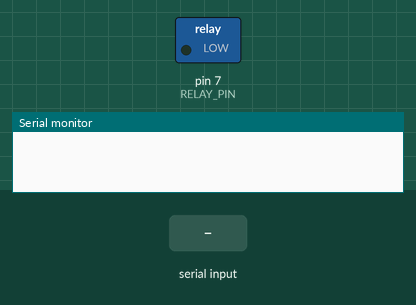
The sketch below on a simulated Arduino Uno, built with avr-gcc and run on an emulated ATmega328P. Shown: switched loads named in the sketch (green lamp = pin HIGH), the last lines printed to the serial monitor. Inputs (shaded band) come from the test bench.

Above: at 1.2 s.
1.3 s: "R1:0\n" received over Serial
At 2.4 s:
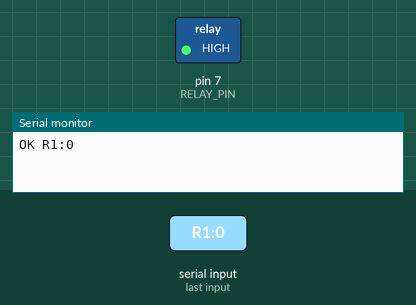
2.8 s: "R1:1\n" received over Serial
At 3.5 s:
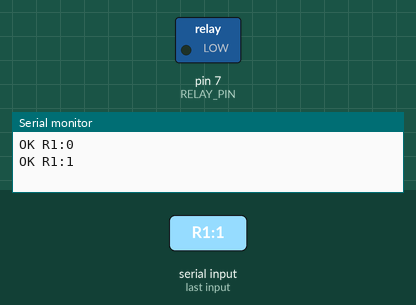
Timing chart, 0 to 5.8 s (numbered marks = the images above; inputs shaded):
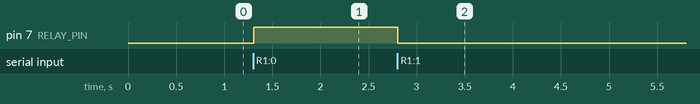

The sketch:

relay.ino
```cpp
// Pratibimb relay: the twin switches a 12 V lamp on the demo table.
// Protocol over USB serial at 9600 baud, one line per command:
//   "R1:0" switches the lamp off, "R1:1" switches it on. The board answers "OK R1:<state>".
// Low voltage only: the relay switches the 12 V lamp circuit, never 230 V mains.

const int RELAY_PIN = 7;
// Many cheap relay modules switch on when the input is LOW. Set to false if yours is active-high.
const bool ACTIVE_LOW = true;

void setLamp(bool on) {
  digitalWrite(RELAY_PIN, (on != ACTIVE_LOW) ? HIGH : LOW);
}

void setup() {
  pinMode(RELAY_PIN, OUTPUT);
  setLamp(true);  // the demo starts with the lamp on
  Serial.begin(9600);
}

void loop() {
  if (!Serial.available()) return;
  String line = Serial.readStringUntil('\n');
  line.trim();
  if (line == "R1:0" || line == "R1:1") {
    bool on = line.endsWith("1");
    setLamp(on);
    Serial.print("OK R1:");
    Serial.println(on ? 1 : 0);
  }
}
```

Measured:
- after the input at 1.3 s, pin 7 (RELAY_PIN): LOW → HIGH at once
- after the input at 2.8 s, pin 7 (RELAY_PIN): HIGH → LOW at once
